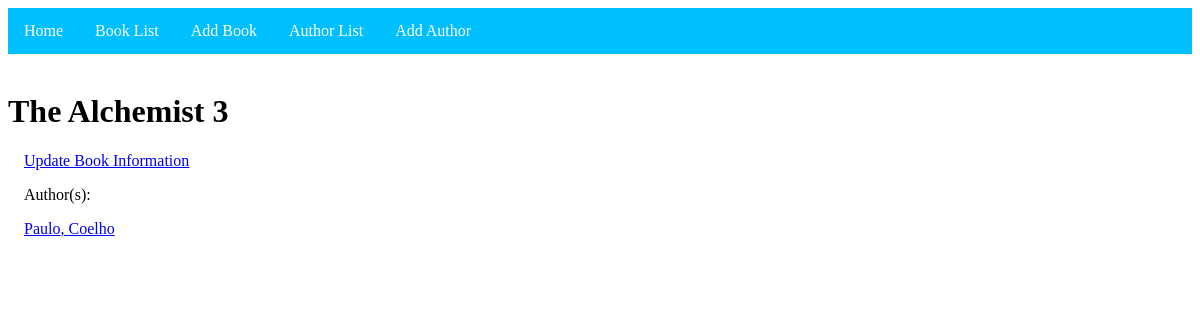
Before: /books/the-alchemist-3/ with the older database file.
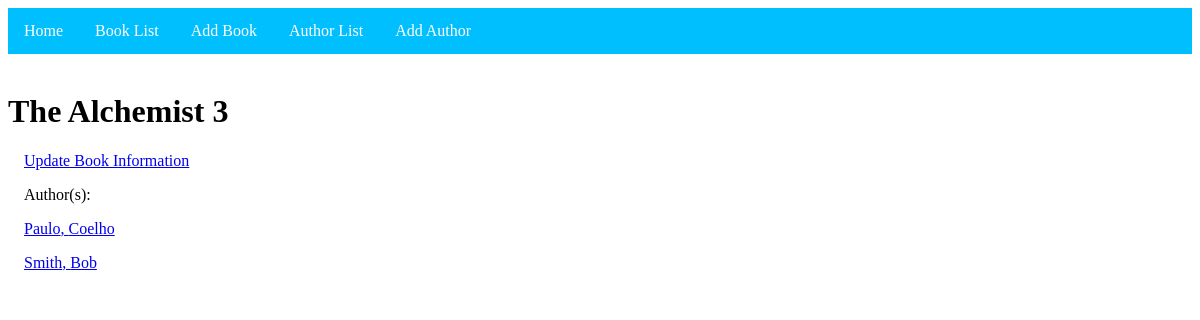
After: the same page with the newer database file.
### books/models.py (models this page shows, shortened)
class Author(models.Model):
    last_name = models.CharField(max_length=200)
    first_name = models.CharField(max_length=200)
    slug = models.SlugField(null=False, unique=True)
    def get_absolute_url(self):
        return reverse('books:author_detail', kwargs={'slug': self.slug})

### books/views.py (the view)
# urls.py: path('<slug:slug>/', views.BookView.as_view(), name='book_detail'),
class BookView(DetailView):
    model = Book
    template_name = 'books/book_detail.html'

### books/models.py (called while the page is built)
    def get_absolute_url(self):
        return reverse('books:book_detail', kwargs={'slug': self.slug})

### books/templates/books/book_detail.html
{% extends "books/base.html" %}
{% block content %}
<h1>{{ object.title }}</h1>
<p><a href="{{ object.get_absolute_url }}update">Update Book Information</a></p>
<p>Author(s): </p>
{% for author in object.authors.all %}
	<p><a href="{{ author.get_absolute_url }}">{{ author.last_name }}, {{ author.first_name }}</a></p>
{% endfor %}
{% endblock %}

Changed rows visible on the page:
added Author: last_name "Smith", first_name "Bob"
